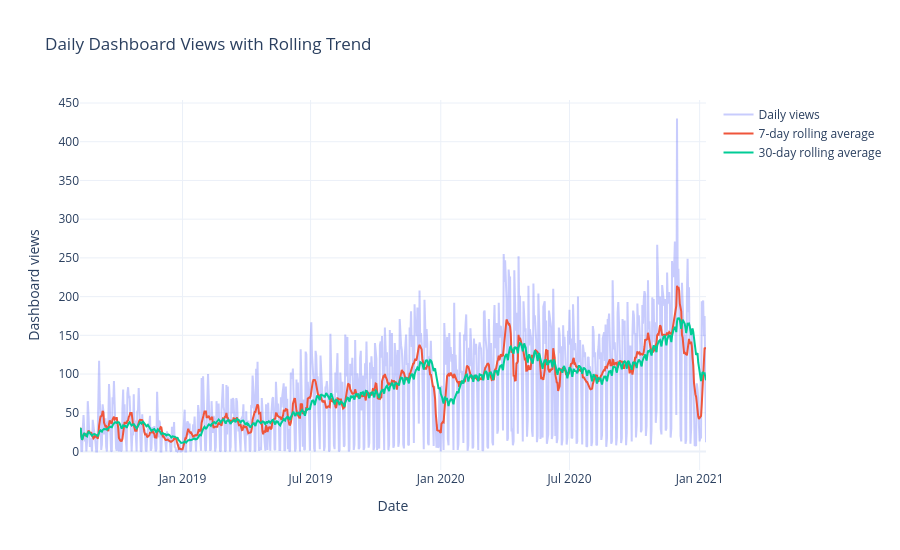

The cell this chart's notebook holds for it:
### Code cell
daily_views = (
    events
    .groupby("date")
    .size()
    .reset_index(name="views")
    .sort_values("date")
)

full_dates = pd.DataFrame({
    "date": pd.date_range(
        start=daily_views["date"].min(),
        end=daily_views["date"].max(),
        freq="D"
    )
})

daily_views = (
    full_dates
    .merge(daily_views, on="date", how="left")
    .fillna({"views": 0})
)

daily_views["views"] = daily_views["views"].astype(int)

daily_views["views_7d_avg"] = daily_views["views"].rolling(7, min_periods=1).mean()
daily_views["views_30d_avg"] = daily_views["views"].rolling(30, min_periods=1).mean()

daily_views.head()

fig = go.Figure()

fig.add_trace(
    go.Scatter(
        x=daily_views["date"],
        y=daily_views["views"],
        mode="lines",
        name="Daily views",
        opacity=0.35,
    )
)

fig.add_trace(
    go.Scatter(
        x=daily_views["date"],
        y=daily_views["views_7d_avg"],
        mode="lines",
        name="7-day rolling average",
    )
)

fig.add_trace(
    go.Scatter(
        x=daily_views["date"],
        y=daily_views["views_30d_avg"],
        mode="lines",
        name="30-day rolling average",
    )
)

fig.update_layout(
    title="Daily Dashboard Views with Rolling Trend",
    template="plotly_white",
    height=550,
    xaxis_title="Date",
    yaxis_title="Dashboard views",
    hovermode="x unified",
)

fig.show()

# save as smaller image
fig.write_image(FIGURES_DIR / "trend_rolling_average.png", width=1000, height=600, scale=1)

### Figure 1 — Plotly figure (JSON) as saved in the notebook; plotly's stock layout.template omitted (floating-point values rounded to 4 significant figures; data arrays with more than 128 entries replaced by an {"elided": "..."} marker saying what was removed)
{"data": [{"mode": "lines", "name": "Daily views", "opacity": 0.35, "type": "scatter", "x": {"elided": "886 str values"}, "y": {"elided": "886 int values"}}, {"mode": "lines", "name": "7-day rolling average", "type": "scatter", "x": {"elided": "886 str values"}, "y": {"elided": "886 float values"}}, {"mode": "lines", "name": "30-day rolling average", "type": "scatter", "x": {"elided": "886 str values"}, "y": {"elided": "886 float values"}}], "layout": {"height": 550, "hovermode": "x unified", "title": {"text": "Daily Dashboard Views with Rolling Trend"}, "xaxis": {"title": {"text": "Date"}}, "yaxis": {"title": {"text": "Dashboard views"}}}}
